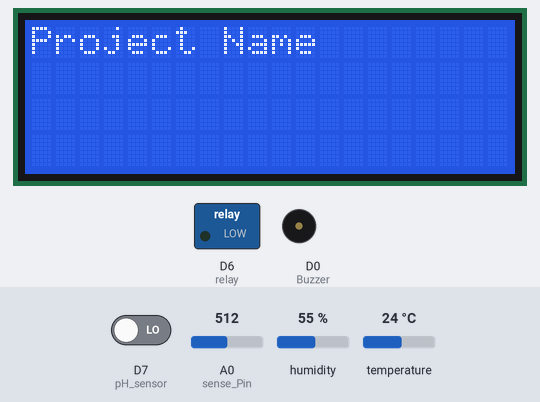
A sketch run on a simulated ESP8266 (NodeMCU). Parts: 20×4 character LCD, switched loads named in the sketch (green lamp = pin HIGH), buzzer (waves = sounding, pin HIGH). The test bench sets the inputs (shaded band); at power-on: D7 (pH_sensor) LOW, A0 (sense_Pin) = 512, humidity 55 %, temperature 24 °C. WiFi joins after 1.5 s; servers stay silent unless stated; what the sketch prints to the serial monitor is not drawn.

Above: at 0.7 s.
At 2.4 s:
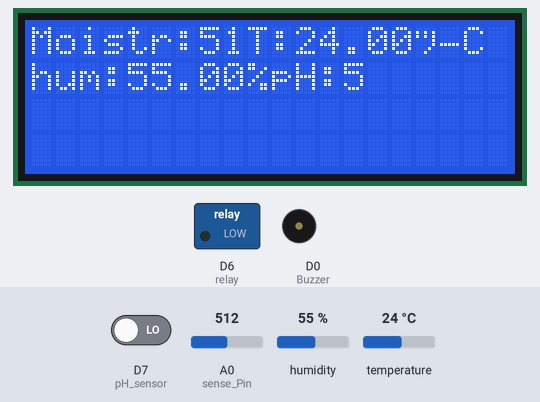

Measured:
- what the display in image 1 shows lasts 61.2 s, from 2.3 s to 63.5 s

The sketch:

IoT_based_Smart_Agriculture_System.ino
```cpp
//const int rs = 2, en = 3, d4 = 4, d5 = 5, d6 = 6, d7 = 7;
//LiquidCrystal lcd(rs, en, d4, d5, d6, d7);


////// I2C Display :  SDA = 4(D2)   & SCL = 5(D1)   /////////////////////////
#include <Wire.h>
#include <LiquidCrystal_I2C.h>
LiquidCrystal_I2C lcd(0x27,20,4);  // set the LCD address to 0x27 for a 16 chars and 2 line display


#include "DHT.h"          // including the library of DHT11 temperature and humidity sensor

#include <ESP8266WiFi.h>  // Header File
#include <WiFiClient.h>   // Header File
#include <ThingSpeak.h>   // Header File

int pH_sensor= D7;   // pH_sensor input at digital PIN 13 (D7)
int pHvalue= 0;      // Variable To store the ph value

int sense_Pin= A0;    // Soil Moisture Sensor input at Analog pin A0
int value= 0;        // Variable To store the moisture value

int relay=D6;           // Relay Connected 12 (D6)

#define dht_dpin 15        //DHT11 is connected to 15 (D8)
#define DHTTYPE DHT11      // dht type
 int  i ;                  // variable
 int Buzzer = D0 ;           // Buzzer is connected to 16 (D0)

DHT dht(dht_dpin, DHTTYPE); //declaring Dht pin and Dht type//

const char* ssid = "--------";           // WiFi Name
const char* password = "--------";   // WiFi Password

WiFiClient client;
unsigned long myChannelNumber = 560931 ;           // Channel Number
const char * myWriteAPIKey = "C5JMFKL9U8VRNU7S";  // Write API Key in side "----"

void setup()       // Code under this setup run once.
{
  Serial.begin(9600);    // Set Baud rate to 9600

  lcd.init();         //intialization for lcd
  lcd.init();         //intialization for lcd
  lcd.backlight();    //backlight on for lcd

  lcd.setCursor(0,0);   //C,R
  lcd.print("Project Name");
  delay(500);

  dht.begin();
  Serial.println("Humidity and temperature\n\n");

   pinMode(Buzzer, OUTPUT);   // Declaring Buzzer pin as an output.
   pinMode(pH_sensor,INPUT);  // Declaring pH_sensor pin as an INPUT.
   pinMode(sense_Pin,INPUT);  // Declaring sense_Pin pin as an INPUT.
   pinMode(relay, OUTPUT);    // Declaring relay pin as an output.


  // Connect to WiFi network
  Serial.println();
  Serial.println();
  Serial.print("Connecting to ");
  Serial.println(ssid);
  WiFi.begin(ssid, password);
  while (WiFi.status() != WL_CONNECTED)
  {
   delay(500);         // Some Delay
   Serial.print(".");
  }
  Serial.println("");
  Serial.println("WiFi connected");

   // Print the IP address
  Serial.println(WiFi.localIP());
  ThingSpeak.begin(client);
}

void loop()          // Code under this loop runs forever.
{
  lcd.clear();
  //////////moisture//////////

   Serial.print("MOISTURE LEVEL : ");
   value= analogRead(sense_Pin);
   value= value/10;
   Serial.println(value);
   if(value<50)  /// value maybe 50 or 500 depends upon fraction and bit//
   {
      digitalWrite(relay, 1);   // Making relay HIGH.
   }
   else
   {
      digitalWrite(relay,0);    // Making relay LOW.
   }
   delay(100);
   digitalWrite(relay,LOW);       // Making relay LOW.


   ///////DHT////////////////

    float h = dht.readHumidity();
    float t = dht.readTemperature();
    Serial.print("Current humidity = ");
    Serial.print(h);
    Serial.print("%  ");
    Serial.print("temperature = ");
    Serial.print(t);
    Serial.println("C  ");

    if (t>38)
    {digitalWrite(Buzzer,1);}
   else
   {digitalWrite(Buzzer,0);}


/////pH//////////////
   Serial.print("pH Value : ");
   pHvalue= digitalRead(pH_sensor);
   pHvalue= value/10;
   Serial.println(pHvalue);

   lcd.setCursor(0, 0);  //CR
   lcd.print("Moistr:"); //lcd.setCursor(6, 0);  //CR
   lcd.print(value);     //lcd.setCursor(10, 0);
   lcd.print("T:");      // lcd.setCursor(12, 0);
   lcd.print(t);         // lcd.setCursor(14, 0);
   lcd.print("°C");

   lcd.setCursor(0, 1);
   lcd.print("hum:");     //lcd.setCursor(4, 1);
   lcd.print(h);          //lcd.setCursor(6, 1);
   lcd.print("%");        //lcd.setCursor(8, 1);
   lcd.print("pH:");      //lcd.setCursor(11, 1);
   lcd.print(pHvalue);

   ///Tempertaure on Thingspeak////
      ThingSpeak.writeField(myChannelNumber, 1, t, myWriteAPIKey);
      delay(15000);                  // ThingSpeak will only accept updates every 15 seconds.

   ///Humidity on Thingspeak////
       ThingSpeak.writeField(myChannelNumber, 2, h, myWriteAPIKey);
      delay(15000);

   ///Moisture on Thingspeak////
      ThingSpeak.writeField(myChannelNumber, 3, value, myWriteAPIKey);
      delay(15000);                  // ThingSpeak will only accept updates every 15 seconds.

   ///pH value on Thingspeak////
       ThingSpeak.writeField(myChannelNumber, 4, pHvalue, myWriteAPIKey);
      delay(15000);


}
```
